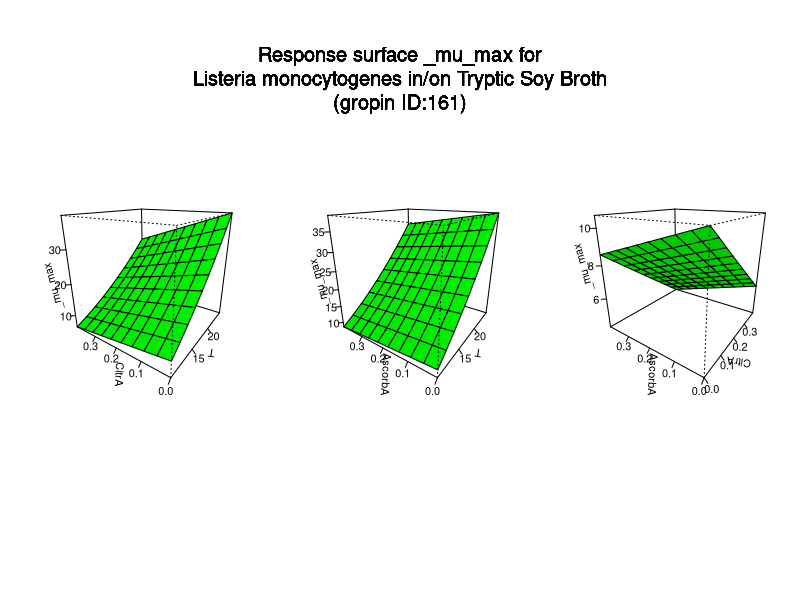

Reproduce this figure in R.
#############################
# start of Parameter script
#############################
T <- seq(10.01,24.975024975025,length.out=10)
CitrA <- seq(0,0.3996003996004,length.out=10)
AscorbA <- seq(0,0.3996003996004,length.out=10)
#############################
# end of Parameter script
#############################
############################# 
# start of Model script Gropin ID 161 
#############################
 
# constant coefficients for this model
 
variables <- data.frame(T,CitrA,AscorbA)
argumentsPar <- unique.data.frame(expand.grid(variables))
 
# heart of the model
response_surface <- function(T,CitrA,AscorbA) {
   mumax <-(0.1873+(0.7077*T)-(0.4681*CitrA)-(0.0706*AscorbA)+(0.03353*(T^2))+(0.5058*(CitrA^2))-(1.1107*T*CitrA)-(0.4981*T*AscorbA)+(0.3896*CitrA*AscorbA))

	return(mumax=mumax)
} 

# output parameters
responseSurface <- cbind(argumentsPar,response_surface(argumentsPar['T'],argumentsPar['CitrA'],argumentsPar['AscorbA']))
colnames(responseSurface) <- c(colnames(argumentsPar),'mumax')
#############################
# End of Model script
#############################
############################# 
# start of Visualisation script Gropin ID 161 
#############################
titleText <-'Response surface _mu_max for
Listeria monocytogenes in/on Tryptic Soy Broth
(gropin ID:161)'
argPar1 <- unique.data.frame(expand.grid(T,CitrA))
argPar2 <- unique.data.frame(expand.grid(T,AscorbA))
argPar3 <- unique.data.frame(expand.grid(CitrA,AscorbA))
z1 <- matrix(unlist(response_surface(T = argPar1[1],CitrA = argPar1[2],AscorbA = AscorbA[1])),nrow=10)
z2 <- matrix(unlist(response_surface(T = argPar2[1],AscorbA = argPar2[2],CitrA = CitrA[1])),nrow=10)
z3 <- matrix(unlist(response_surface(CitrA = argPar3[1],AscorbA = argPar3[2],T = T[1])),nrow=10)
# adding precaution if response surface is zero
myZLim1 <- range(z1)
if(myZLim1[1] == myZLim1[2]) myZLim1[2] <- myZLim1[2]+1
myZLim2 <- range(z2)
if(myZLim2[1] == myZLim2[2]) myZLim2[2] <- myZLim2[2]+1
myZLim3 <- range(z3)
if(myZLim3[1] == myZLim3[2]) myZLim3[2] <- myZLim3[2]+1
if(length(T)>1 & length(CitrA)>1 & length(AscorbA)>1) {
	par(mfrow = c(1,3))
	persp(T,CitrA,z1,col = 'green',xlab='T',ylab='CitrA',zlab='_mu_max',zlim=myZLim1,theta=305,phi=20,shade=0.25,ticktype = 'detailed')
	persp(T,AscorbA,z2,col = 'green',xlab='T',ylab='AscorbA',zlab='_mu_max',zlim=myZLim2,theta=305,phi=20,shade=0.25,ticktype = 'detailed')
	persp(CitrA,AscorbA,z3,col = 'green',xlab='CitrA',ylab='AscorbA',zlab='_mu_max',zlim=myZLim3,theta=305,phi=20,shade=0.25,ticktype = 'detailed')
	mtext(titleText,outer=T,  cex=1.2, line=-8.5, side=3)
} else {
		myPars <- unique.data.frame(expand.grid(T,CitrA,AscorbA))
		myZ <-matrix(unlist(response_surface(myPars[,1],myPars[,2],myPars[,3])),nrow=10)
		myZLim <- range(myZ)
if(myZLim[1] == myZLim[2]) myZLim[2] <- myZLim[2]+1
	if(length(AscorbA)==1) {
		persp(T,CitrA,myZ,col = 'green',xlab='T',ylab='CitrA',zlab='_mu_max',main=titleText,sub=paste('other variable: AscorbA =',round(AscorbA,digits = 2)),zlim=myZLim,theta=305,phi=20,shade=0.25,ticktype = 'detailed')
	}
	if(length(CitrA)==1) {
		persp(T,AscorbA,myZ,col = 'green',xlab='T',ylab='AscorbA',zlab='_mu_max',main=titleText,sub=paste('other variable: CitrA =',round(CitrA,digits = 2)),zlim=myZLim,theta=305,phi=20,shade=0.25,ticktype = 'detailed')
	}
	if(length(T)==1) {
		persp(CitrA,AscorbA,myZ,col = 'green',xlab='CitrA',ylab='AscorbA',zlab='_mu_max',main=titleText,sub=paste('other variable: T =',round(T,digits = 2)),zlim=myZLim,theta=305,phi=20,shade=0.25,ticktype = 'detailed')
	}
}
#############################
# End of Visualisation script
#############################
